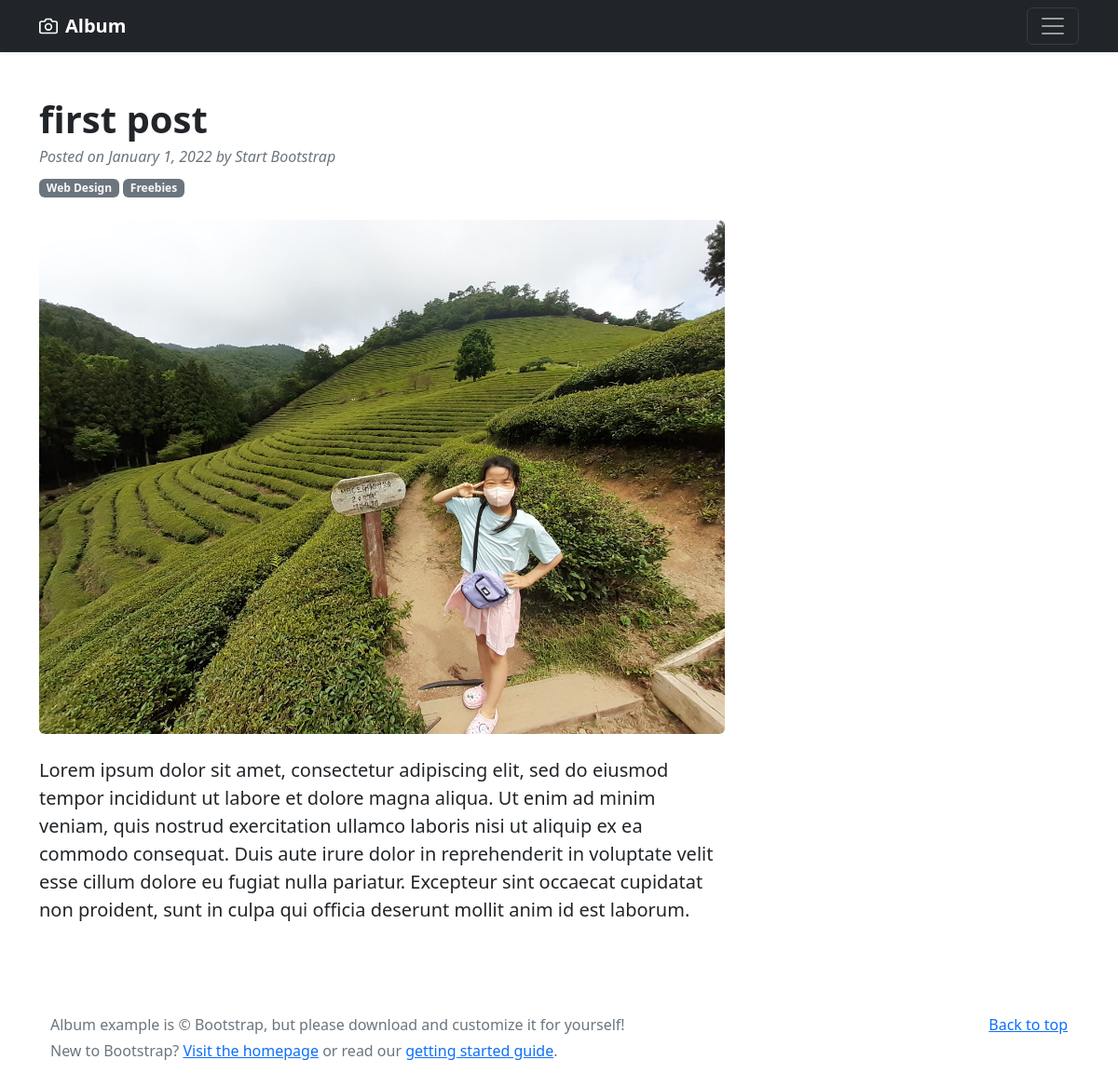
/post_detail/test1, run on the app's committed database.
### blog/models.py (models this page shows, shortened)
class Post(models.Model):
    title = models.CharField(max_length=150)
    content = models.TextField()
    slug = models.SlugField(max_length=255)
    image = models.ImageField(
        upload_to="images/%Y/%m/%d/", default="images/default.png")

### blog/views.py (the view)
# urls.py: path('post_detail/<slug:slug>', views.post_detail, name="post_detail"),
def post_detail(request, slug):
    data = Post.objects.get(slug=slug)
    return render(request, 'post_detail.html', {"post": data})

### template/post_detail.html
{% extends 'base.html'%}
{% block content %}
<div class="container mt-5">
    <div class="row">
        <div class="col-lg-8">
            <article>
                <header class="mb-4">
                    <h1 class="fw-bolder mb-1">{{post.title}}</h1>
                    <div class="text-muted fst-italic mb-2">Posted on January 1, 2022 by Start Bootstrap</div>
                    <a class="badge bg-secondary text-decoration-none link-light" href="#!">Web Design</a>
                    <a class="badge bg-secondary text-decoration-none link-light" href="#!">Freebies</a>
                </header>
                <figure class="mb-4"><img class="img-fluid rounded" src="{{post.image.url}}" alt="..." /></figure>
                <section class="mb-5">
                    <p class="fs-5 mb-4">{{post.content}}</p>
                </section>
            </article>
        </div>
{% endblock content%}

### data on the page
Post: title "first post", image (picture), content "Lorem ipsum dolor sit amet, consectetur adipiscing elit, sed do eiusmod tempor incididunt ut labore et dolore magna aliqua. Ut enim ad minim veniam, quis nostrud exercitation ullamco laboris nisi ut aliquip ex ea commodo consequat. Duis aute irure dolor in reprehenderit in voluptate velit esse cillum dolore eu fugiat nulla pariatur. Excepteur sint occaecat cupidatat non proident, sunt in culpa qui officia deserunt mollit anim id est laborum."
